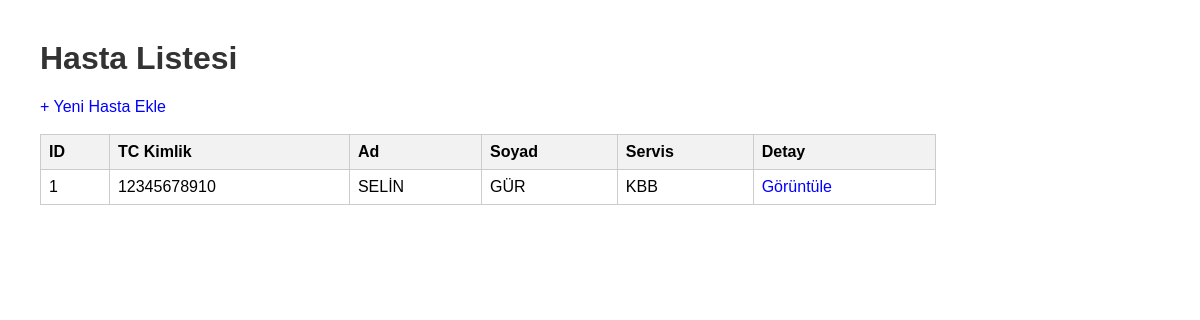
The page / on the database its author committed.
### app.py (models this page shows)
class Hasta(db.Model):
    id = db.Column(db.Integer, primary_key=True)
    tc_kimlik = db.Column(db.String(11), unique=True, nullable=False)  # 🔹 yeni alan
    ad = db.Column(db.String(50))
    soyad = db.Column(db.String(50))
    servis = db.Column(db.String(50))
    bakteriler = db.relationship('Bakteri', backref='hasta', lazy=True)
    tedaviler = db.relationship('Tedavi', backref='hasta', lazy=True)

### app.py (the view)
@app.route('/')
def ana_sayfa():
    hastalar = Hasta.query.all()
    return render_template('index.html', hastalar=hastalar)

### templates/index.html (shortened to what this page needs)
<!DOCTYPE html>
<html lang="tr">
<head>
</head>
<body>
    <h1>Hasta Listesi</h1>
<a href="{{ url_for('hasta_ekle') }}">+ Yeni Hasta Ekle</a>
<br><br>
<table>
    <tr>
        <th>ID</th>
        <th>TC Kimlik</th>
        <th>Ad</th>
        <th>Soyad</th>
        <th>Servis</th>
        <th>Detay</th>
    </tr>
    {% for hasta in hastalar %}
    <tr>
        <td>{{ hasta.id }}</td>
        <td>{{ hasta.tc_kimlik }}</td>
        <td>{{ hasta.ad }}</td>
        <td>{{ hasta.soyad }}</td>
        <td>{{ hasta.servis }}</td>
        <td><a href="{{ url_for('hasta_detay', id=hasta.id) }}">Görüntüle</a></td>
    </tr>
    {% else %}
    <tr><td colspan="6">Hiç hasta bulunamadı.</td></tr>
    {% endfor %}
</table>
</body>
</html>

### templates/index.html (style rules this page uses)
body { font-family: Arial, sans-serif; margin: 40px; }
h1 { color: #333; }
table { border-collapse: collapse; width: 80%; }
th, td { border: 1px solid #ccc; padding: 8px; text-align: left; }
th { background-color: #f2f2f2; }
a { text-decoration: none; color: blue; }

### rows shown on the page
Hasta: id "1", tc_kimlik "12345678910", ad "SELİN", soyad "GÜR", servis "KBB"
